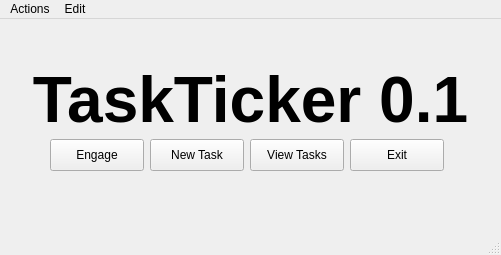
<?xml version="1.0" encoding="UTF-8"?>
<ui version="4.0">
 <class>MainWindow</class>
 <widget class="QMainWindow" name="MainWindow">
  <property name="geometry">
   <rect>
    <x>0</x>
    <y>0</y>
    <width>501</width>
    <height>255</height>
   </rect>
  </property>
  <property name="sizePolicy">
   <sizepolicy hsizetype="Preferred" vsizetype="Preferred">
    <horstretch>0</horstretch>
    <verstretch>0</verstretch>
   </sizepolicy>
  </property>
  <property name="minimumSize">
   <size>
    <width>501</width>
    <height>255</height>
   </size>
  </property>
  <property name="maximumSize">
   <size>
    <width>501</width>
    <height>255</height>
   </size>
  </property>
  <property name="windowTitle">
   <string>TaskTicker</string>
  </property>
  <widget class="QWidget" name="centralwidget">
   <widget class="QLabel" name="label">
    <property name="geometry">
     <rect>
      <x>0</x>
      <y>30</y>
      <width>501</width>
      <height>101</height>
     </rect>
    </property>
    <property name="font">
     <font>
      <pointsize>48</pointsize>
      <weight>75</weight>
      <bold>true</bold>
     </font>
    </property>
    <property name="text">
     <string>TaskTicker 0.1</string>
    </property>
    <property name="alignment">
     <set>Qt::AlignCenter</set>
    </property>
   </widget>
   <widget class="QPushButton" name="btnEngage">
    <property name="geometry">
     <rect>
      <x>50</x>
      <y>120</y>
      <width>94</width>
      <height>32</height>
     </rect>
    </property>
    <property name="text">
     <string>Engage</string>
    </property>
   </widget>
   <widget class="QPushButton" name="btnNewTask">
    <property name="geometry">
     <rect>
      <x>150</x>
      <y>120</y>
      <width>94</width>
      <height>32</height>
     </rect>
    </property>
    <property name="text">
     <string>New Task</string>
    </property>
   </widget>
   <widget class="QPushButton" name="btnViewTasks">
    <property name="geometry">
     <rect>
      <x>250</x>
      <y>120</y>
      <width>94</width>
      <height>32</height>
     </rect>
    </property>
    <property name="text">
     <string>View Tasks</string>
    </property>
   </widget>
   <widget class="QPushButton" name="btnExit">
    <property name="geometry">
     <rect>
      <x>350</x>
      <y>120</y>
      <width>94</width>
      <height>32</height>
     </rect>
    </property>
    <property name="text">
     <string>Exit</string>
    </property>
   </widget>
  </widget>
  <widget class="QMenuBar" name="menubar">
   <property name="geometry">
    <rect>
     <x>0</x>
     <y>0</y>
     <width>501</width>
     <height>24</height>
    </rect>
   </property>
   <widget class="QMenu" name="menuControls">
    <property name="title">
     <string>Actions</string>
    </property>
    <addaction name="act_engage"/>
    <addaction name="act_disengage"/>
   </widget>
   <widget class="QMenu" name="menuEdit">
    <property name="title">
     <string>Edit</string>
    </property>
    <addaction name="actionTasks"/>
    <addaction name="actionTags"/>
    <addaction name="actionPreferences"/>
   </widget>
   <addaction name="menuControls"/>
   <addaction name="menuEdit"/>
  </widget>
  <widget class="QStatusBar" name="statusbar"/>
  <action name="act_engage">
   <property name="text">
    <string>Engage</string>
   </property>
  </action>
  <action name="act_disengage">
   <property name="text">
    <string>Disengage</string>
   </property>
  </action>
  <action name="actionTags">
   <property name="text">
    <string>Tags</string>
   </property>
  </action>
  <action name="actionPreferences">
   <property name="text">
    <string>Preferences</string>
   </property>
  </action>
  <action name="actionTasks">
   <property name="text">
    <string>Tasks</string>
   </property>
  </action>
 </widget>
 <resources/>
 <connections/>
</ui>
